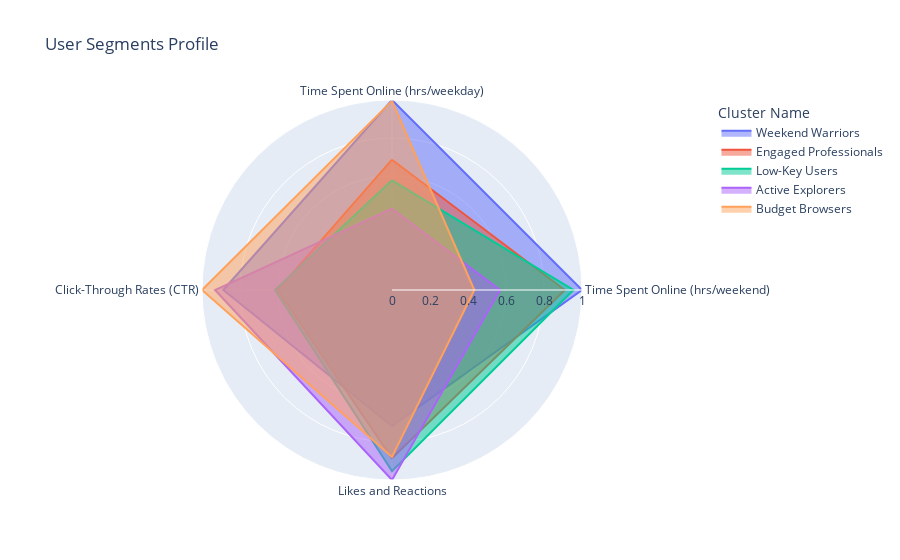

Write notebook code for a chart like this one.
### Markdown cell above
## Create a Radar Chart to Reflect Segments

### Code cell
import plotly.express as px
import plotly.offline as pyo

cluster_summary_normalized = cluster_summary.copy()
features_to_normalize = ['Time Spent Online (hrs/weekday)', 'Time Spent Online (hrs/weekend)', 'Likes and Reactions', 'Click-Through Rates (CTR)']
for feature in features_to_normalize:
    cluster_summary_normalized[feature] = cluster_summary_normalized[feature] / cluster_summary_normalized[feature].max()

cluster_summary_melted = cluster_summary_normalized.melt(id_vars=['Cluster', 'Cluster Name'], value_vars=features_to_normalize, var_name='Feature', value_name='Value')

fig = px.line_polar(cluster_summary_melted, r='Value', theta='Feature', color='Cluster Name', line_close=True, title="User Segments Profile")
fig.update_traces(fill='toself')
fig.show()

### Figure 1 — Plotly figure (JSON) as saved in the notebook; plotly's stock layout.template omitted (floating-point values rounded to 4 significant figures)
{"data": [{"fill": "toself", "hovertemplate": "Cluster Name=Weekend Warriors<br>Value=%{r}<br>Feature=%{theta}<extra></extra>", "legendgroup": "Weekend Warriors", "line": {"color": "#636efa", "dash": "solid"}, "marker": {"symbol": "circle"}, "mode": "lines", "name": "Weekend Warriors", "r": [1, 1, 0.7164, 0.8881, 1], "showlegend": true, "subplot": "polar", "theta": ["Time Spent Online (hrs/weekday)", "Time Spent Online (hrs/weekend)", "Likes and Reactions", "Click-Through Rates (CTR)", "Time Spent Online (hrs/weekday)"], "type": "scatterpolar"}, {"fill": "toself", "hovertemplate": "Cluster Name=Engaged Professionals<br>Value=%{r}<br>Feature=%{theta}<extra></extra>", "legendgroup": "Engaged Professionals", "line": {"color": "#EF553B", "dash": "solid"}, "marker": {"symbol": "circle"}, "mode": "lines", "name": "Engaged Professionals", "r": [0.6858, 0.9094, 0.8859, 0.6017, 0.6858], "showlegend": true, "subplot": "polar", "theta": ["Time Spent Online (hrs/weekday)", "Time Spent Online (hrs/weekend)", "Likes and Reactions", "Click-Through Rates (CTR)", "Time Spent Online (hrs/weekday)"], "type": "scatterpolar"}, {"fill": "toself", "hovertemplate": "Cluster Name=Low-Key Users<br>Value=%{r}<br>Feature=%{theta}<extra></extra>", "legendgroup": "Low-Key Users", "line": {"color": "#00cc96", "dash": "solid"}, "marker": {"symbol": "circle"}, "mode": "lines", "name": "Low-Key Users", "r": [0.5772, 0.9549, 0.9533, 0.6156, 0.5772], "showlegend": true, "subplot": "polar", "theta": ["Time Spent Online (hrs/weekday)", "Time Spent Online (hrs/weekend)", "Likes and Reactions", "Click-Through Rates (CTR)", "Time Spent Online (hrs/weekday)"], "type": "scatterpolar"}, {"fill": "toself", "hovertemplate": "Cluster Name=Active Explorers<br>Value=%{r}<br>Feature=%{theta}<extra></extra>", "legendgroup": "Active Explorers", "line": {"color": "#ab63fa", "dash": "solid"}, "marker": {"symbol": "circle"}, "mode": "lines", "name": "Active Explorers", "r": [0.4278, 0.5686, 1, 0.9312, 0.4278], "showlegend": true, "subplot": "polar", "theta": ["Time Spent Online (hrs/weekday)", "Time Spent Online (hrs/weekend)", "Likes and Reactions", "Click-Through Rates (CTR)", "Time Spent Online (hrs/weekday)"], "type": "scatterpolar"}, {"fill": "toself", "hovertemplate": "Cluster Name=Budget Browsers<br>Value=%{r}<br>Feature=%{theta}<extra></extra>", "legendgroup": "Budget Browsers", "line": {"color": "#FFA15A", "dash": "solid"}, "marker": {"symbol": "circle"}, "mode": "lines", "name": "Budget Browsers", "r": [0.9952, 0.4334, 0.8789, 1, 0.9952], "showlegend": true, "subplot": "polar", "theta": ["Time Spent Online (hrs/weekday)", "Time Spent Online (hrs/weekend)", "Likes and Reactions", "Click-Through Rates (CTR)", "Time Spent Online (hrs/weekday)"], "type": "scatterpolar"}], "layout": {"legend": {"title": {"text": "Cluster Name"}, "tracegroupgap": 0}, "polar": {"angularaxis": {"direction": "clockwise", "rotation": 90}, "domain": {"x": [0, 1], "y": [0, 1]}}, "title": {"text": "User Segments Profile"}}}
